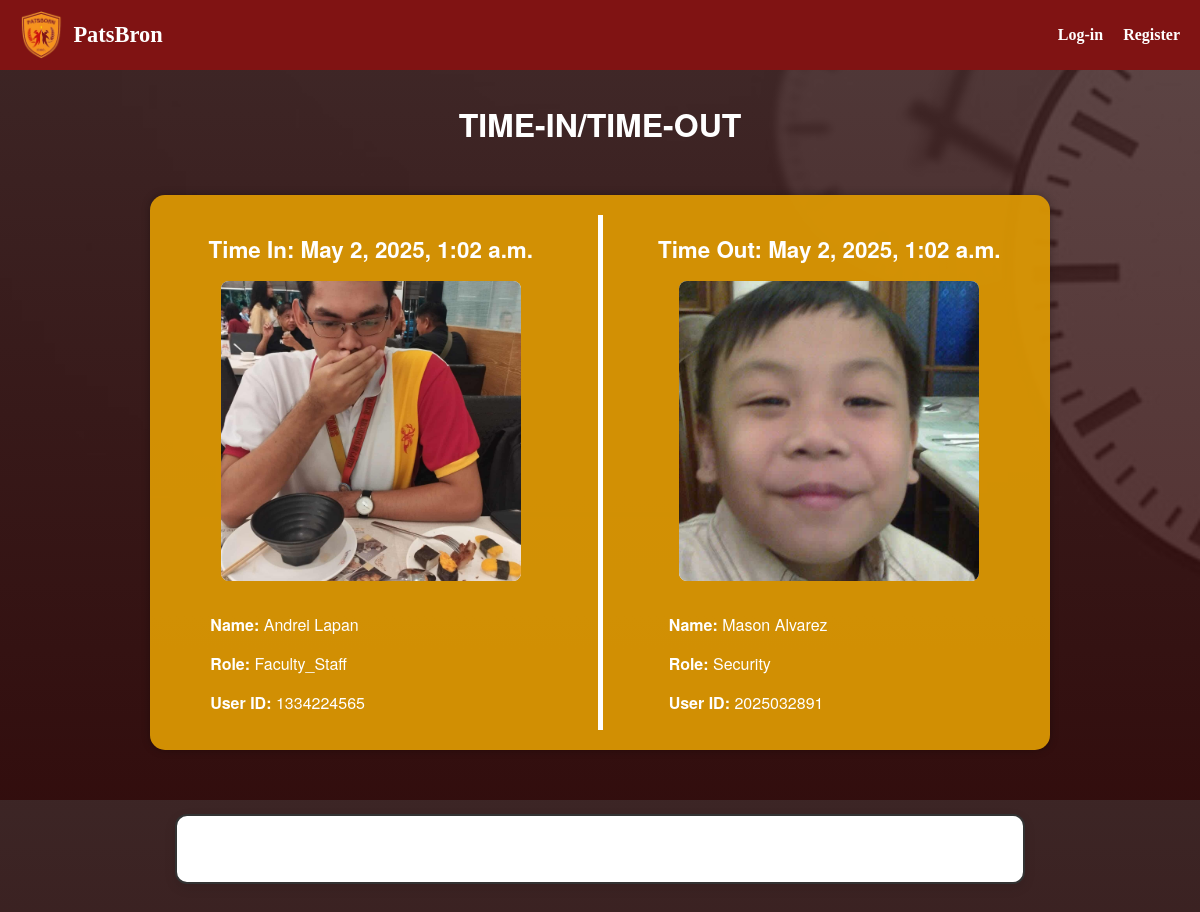
/, run on an earlier commit of the app's database.
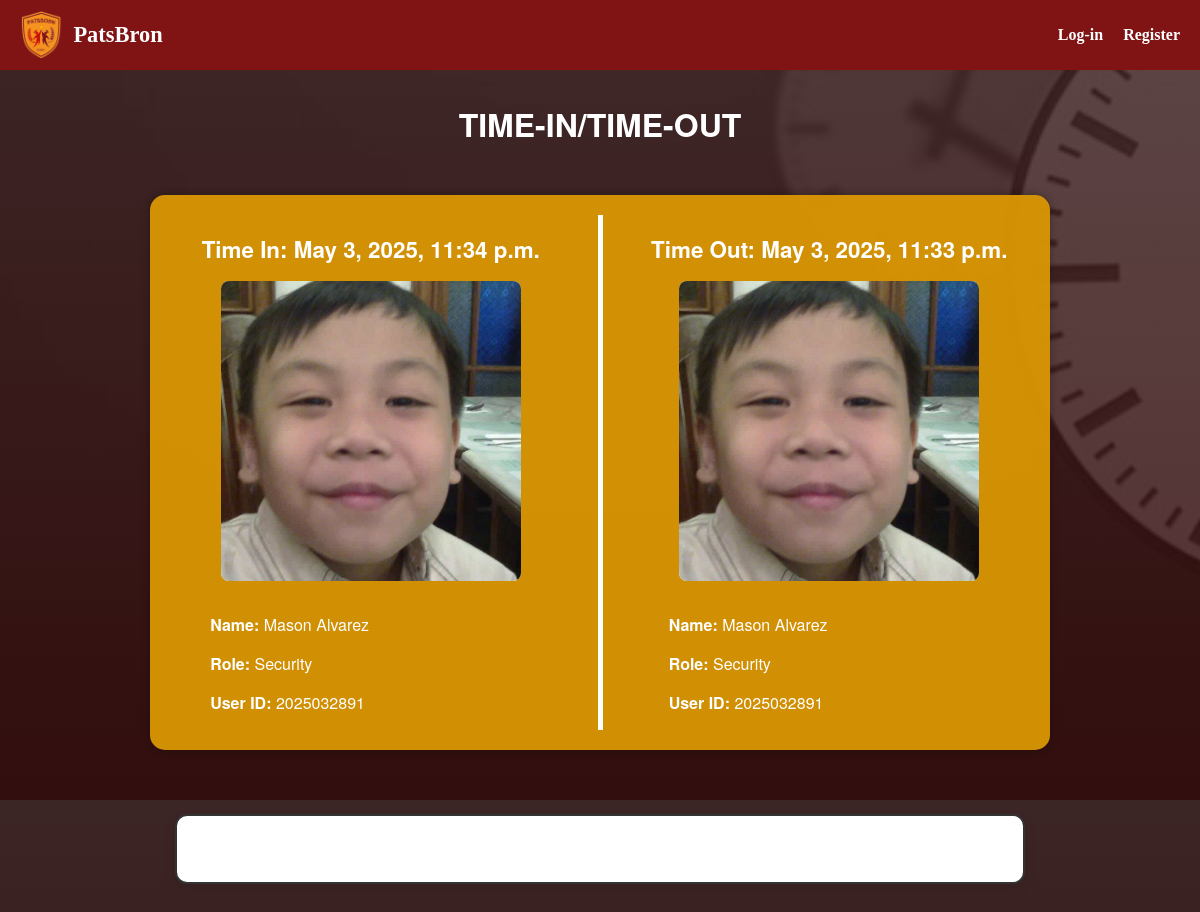
And on a later commit of the database.
### attendance/models.py (models this page shows, shortened)
class AttendanceLog(models.Model):
    user = models.ForeignKey(User, on_delete=models.CASCADE)
    time_in = models.DateTimeField()
    time_out = models.DateTimeField(null=True, blank=True)

class User(AbstractUser):
    ROLE_CHOICES = [
        ('professor', 'Professor'),
        ('faculty_staff', 'Faculty Staff'),
        ('admin', 'Admin'),
        ('it_support', 'IT Support'),
        ('security', 'Security'),
        ('janitorial', 'Janitorial'),
        ('maintenance', 'Maintenance'),
        ('librarian', 'Librarian'),
    ]
    role = models.CharField(max_length=20, choices=ROLE_CHOICES)
    rfid_code = models.CharField(max_length=50, unique=True, null=True, blank=True)
    profile_picture = models.ImageField(upload_to='profile_pics/', null=True, blank=True)  # <-- Add this line
    created_at = models.DateTimeField(auto_now_add=True)
    groups = models.ManyToManyField(Group, related_name="custom_user_groups", blank=True)
    user_permissions = models.ManyToManyField(Permission, related_name="custom_user_permissions", blank=True)

### attendance/views.py (the view)
# urls.py: path('', views.landing, name='TimeIn_TimeOut'),
def landing(request):
    latest_time_in = AttendanceLog.objects.filter(time_in__isnull=False).order_by('-time_in').first()
    latest_time_out = AttendanceLog.objects.filter(time_out__isnull=False).order_by('-time_out').first()
    context = {
        'latest_time_in': latest_time_in,
        'latest_time_out': latest_time_out,
    }
    return render(request, 'Timein_Timeout.html', context)

### attendance/templates/TimeIn_TimeOut.html (shortened to what this page needs)
{% load static %}
<!DOCTYPE html>
<html lang="en">
<head>
  <link rel="stylesheet" href="{% static 'CSS/landing.css' %}">
</head>
<body>
  <div class="header">
    <div class="logo">
  <a href="{% url 'TimeIn_TimeOut' %}" class="logo-link">
    <img src="{% static 'images/Patsborn1.png' %}" alt="Logo" />
    <div class="site-name"><strong>PatsBron</strong></div>
  </a>
</div>
    <div class="nav-links">
      <a href="{% url 'login' %}">Log-in</a>
      <a href="{% url 'register' %}">Register</a>
    </div>
  </div>
  <div class="title-header1">
    <h1>Time-in/Time-out</h1>
  </div>
  <div class="main-box">
    <div class="column">
      <h2>Time In: {{ latest_time_in.time_in|default:"None" }}</h2>
      <div class="photo-box">
        {% if latest_time_in.user.profile_picture %}
          <img src="{{ latest_time_in.user.profile_picture.url }}" alt="Time In Person">
        {% else %}
          <img src="{% static 'images/default-profile.png' %}" alt="Default">
        {% endif %}
      </div>
      <div class="details">
        <p><strong>Name:</strong> {{ latest_time_in.user.first_name }} {{ latest_time_in.user.last_name }}</p>
        <p><strong>Role:</strong> {{ latest_time_in.user.role|title }}</p>
        <p><strong>User ID:</strong> {{ latest_time_in.user.rfid_code }}</p>
      </div>
    </div>
    <div class="divider"></div>
    <div class="column">
      <h2>Time Out: {{ latest_time_out.time_out|default:"None" }}</h2>
        <div class="photo-box">
          {% if latest_time_out.user.profile_picture %}
            <img src="{{ latest_time_out.user.profile_picture.url }}" alt="Time Out Person">
          {% else %}
            <img src="{% static 'images/default-profile.png' %}" alt="Default">
          {% endif %}
        </div>
        <div class="details">
          <p><strong>Name:</strong> {{ latest_time_out.user.first_name }} {{ latest_time_out.user.last_name }}</p>
          <p><strong>Role:</strong> {{ latest_time_out.user.role|title }}</p>
          <p><strong>User ID:</strong> {{ latest_time_out.user.rfid_code }}</p>
        </div>
    </div>
  </div>
  <form id="rfid-form" method="POST" action="{% url 'scan' %}">
    <input class="input-bar" type="text" id="rfid-input" name="rfid_code" autocomplete="off" required aria-label="Scan your RFID">
  </form>
</body>
</html>

### professor_attendance/static/CSS/landing.css (style rules this page uses)
body { margin: 0; font-family: 'Helvetica Neue', sans-serif; background: linear-gradient(rgba(65, 38, 38, 0.85), rgba(53, 10, 10, 0.85)), url('../IMAGES/timeinoutbg.jpg') no-repeat center center fixed; background-size: cover; height: 100vh; display: flex; flex-direction: column; align-items: center; justify-content: space-between; box-sizing: border-box; overflow: hidden; }
.header { background-color: #801313; color: white; padding: 10px 20px; display: flex; justify-content: space-between; align-items: center; width: 100%; font-family: "Jomolhari", serif; box-sizing: border-box; }
.header .logo { display: flex; align-items: center; }
.header .logo img { height: 50px; margin-right: 10px; }
.header .site-name { font-size: 1.4rem; font-weight: bold; text-decoration: none; }
.header .nav-links { display: flex; gap: 20px; font-size: 16px; }
.header .nav-links a { color: white; text-decoration: none; font-weight: bold; transition: color 0.3s ease; }
.title-header1 { width: 100%; display: flex; align-items: center; padding: 10px; box-sizing: border-box; }
.title-header1 h1 { color: white; flex: 1; text-align: center; font-size: 2rem; font-weight: bold; text-transform: uppercase; }
.logo-link { display: flex; align-items: center; text-decoration: none; color: white; }
.main-box { background-color: rgba(219, 151, 4, 0.95); border-radius: 15px; width: 90%; max-width: 900px; display: flex; justify-content: space-between; box-sizing: border-box; margin-top: 1rem; box-shadow: 0 0 8px rgba(0,0,0,0.3); padding: 20px; gap: 1rem; flex-wrap: wrap; }
.column { flex: 1 1 40%; display: flex; flex-direction: column; align-items: center; color: white; min-width: 280px; }
.divider { background-color: white; width: 5px; margin: 0 10px; height: auto; }
.column h2 { margin-bottom: 1rem; font-size: 1.4rem; }
.photo-box { width: 300px; height: 300px; background-color: #fff; border-radius: 8px; overflow: hidden; margin-bottom: 1rem; display: flex; justify-content: center; align-items: center; }
.photo-box img { width: 100%; height: 100%; object-fit: cover; }
.details { font-size: 1rem; color: white; text-align: left; width: 80%; }
.input-bar { display: block; margin: 2rem auto; background-color: white; width: 100%; max-width: 850px; height: 70px; border-radius: 12px; border: 2px solid #333; padding: 0 1.5rem; font-size: 1.8rem; text-align: center; box-sizing: border-box; box-shadow: 0 4px 12px rgba(0, 0, 0, 0.1); outline: none; transition: border-color 0.2s, box-shadow 0.2s; }
#rfid-form { width: 100%; display: flex; justify-content: center; margin-top: 2rem; }

What changed in the data, as far as the page shows it:
no longer on this page (row unchanged): AttendanceLog: time_in "May 2, 2025, 1:02 a.m.", user.profile_picture (picture), user.first_name "Andrei", user.last_name "Lapan", user.role "Faculty_Staff", user.rfid_code "1334224565"
no longer on this page (row unchanged): AttendanceLog: time_out "May 2, 2025, 1:02 a.m.", user.profile_picture (picture), user.first_name "Mason", user.last_name "Alvarez", user.role "Security", user.rfid_code "2025032891"
added AttendanceLog: time_in "May 3, 2025, 11:34 p.m.", user.profile_picture (picture), user.first_name "Mason", user.last_name "Alvarez", user.role "Security", user.rfid_code "2025032891"
added AttendanceLog: time_out "May 3, 2025, 11:33 p.m.", user.profile_picture (picture), user.first_name "Mason", user.last_name "Alvarez", user.role "Security", user.rfid_code "2025032891"
